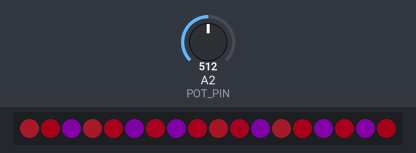
A sketch run on a simulated ATtiny85, built with avr-gcc and run on an emulated ATtiny85. Shown: 18 RGB LEDs in strip order, left to right. The inputs (shaded band) are chosen by the test bench; at power-on: A2 (POT_PIN) = 512. Dim RGB values are drawn brighter than linear; the strip is taken to match the declared colour order; random numbers use the default seed unless the sketch sets one; EEPROM starts erased.

Above: at 1.2 s.
1.3 s: A2 (POT_PIN) set to 6
At 3.17 s:
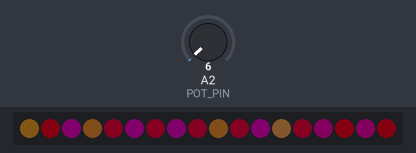
4.3 s: A2 (POT_PIN) set to 122
At 6.48 s:
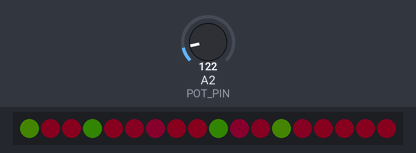
7.2 s: A2 (POT_PIN) set to 306
At 9.79 s:
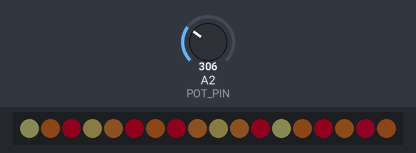
10.2 s: A2 (POT_PIN) set to 245
At 11.89 s:
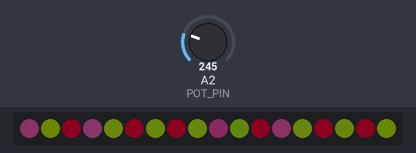
12.6 s: A2 (POT_PIN) set to 0
15.3 s: A2 (POT_PIN) set to 716
At 15.5 s:
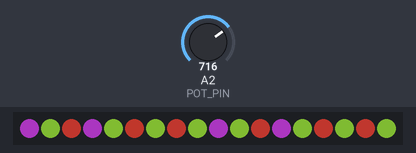
Timing chart, 0 to 18.3 s (numbered marks = the images above; inputs shaded):
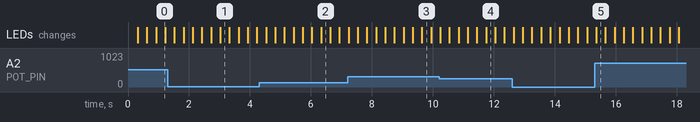

The sketch:

butterfly-fw.ino
```cpp
// (licence header left out)
/*
 * This is the firmware for my butterfly nightlight:
 * https://github.com/ppelleti/butterfly-hw
 *
 * The firmware is meant to run on an ATtiny85 microcontroller,
 * programmed with the Arduino IDE.  Only two pins on the microcontroller
 * are used.  LED_PIN is connected to 18 "NeoPixel" (WS2812) LEDs.
 * POT_PIN is connected to a potentiometer (labeled "POT1" on the back of
 * the butterfly board.)  The potentiometer is used to control the
 * brightness.
 *
 * The firmware produces bands of random color which slowly move outward.
 * The random seed is stored in EEPROM, and is updated each time the
 * program starts, so that the random sequence is different every time.
 *
 * This program requires the Adafruit NeoPixel library:
 * https://github.com/adafruit/Adafruit_NeoPixel
 *
 * and requires support for the ATtiny microcontroller:
 * https://github.com/damellis/attiny
 */

#include <Adafruit_NeoPixel.h>
#include <EEPROM.h>

#define N_LEDS 18
#define LED_PIN 3
#define POT_PIN A2
#define UNUSED_ANALOG_PIN A1

#define DITHERING_BITS 3
#define DITHERING_SHIFT (8 - DITHERING_BITS)

#define FADE_INC 1
#define FADE_BITS 11
#define FADE_MAX ((1 << FADE_BITS) - 1)

#define SEED_ADDR 0

// Interface to NeoPixel LEDs.
Adafruit_NeoPixel strip = Adafruit_NeoPixel(N_LEDS, LED_PIN, NEO_RGB + NEO_KHZ800);

// Four bands of color.  (The three bands displayed are sampled
// in between these four.)
uint8_t colors[4][3];

// Our position (0-FADE_MAX) "in between" the color bands in colors[].
uint16_t fade;

// Incremented by one each refresh.  Used for dithering.
uint8_t dither;

// Gamma correct the potentiometer reading so that halfway is
// about half subjective brightness.  Also, the minimum brightness
// is 8, because less than that doesn't look very good.
const uint8_t PROGMEM pot_gamma[] = {
    8,  8,  8,  8,  8,  8,  8,  8,  8,  8,  8,  8,  8,  8,  8,  8,
    8,  8,  8,  8,  8,  8,  8,  8,  8,  8,  8,  8,  9,  9,  9,  9,
    9,  9,  9,  9,  9,  9,  9,  9,  9,  9, 10, 10, 10, 10, 10, 10,
   10, 10, 11, 11, 11, 11, 11, 11, 12, 12, 12, 12, 12, 13, 13, 13,
   13, 13, 14, 14, 14, 14, 15, 15, 15, 15, 16, 16, 16, 17, 17, 17,
   18, 18, 18, 19, 19, 19, 20, 20, 21, 21, 21, 22, 22, 23, 23, 24,
   24, 24, 25, 25, 26, 26, 27, 28, 28, 29, 29, 30, 30, 31, 31, 32,
   33, 33, 34, 35, 35, 36, 37, 37, 38, 39, 39, 40, 41, 42, 42, 43,
   44, 45, 45, 46, 47, 48, 49, 50, 50, 51, 52, 53, 54, 55, 56, 57,
   58, 59, 60, 61, 62, 63, 64, 65, 66, 67, 68, 69, 70, 72, 73, 74,
   75, 76, 77, 79, 80, 81, 82, 84, 85, 86, 87, 89, 90, 91, 93, 94,
   95, 97, 98,100,101,103,104,106,107,109,110,112,113,115,116,118,
  120,121,123,125,126,128,130,131,133,135,137,138,140,142,144,146,
  148,150,151,153,155,157,159,161,163,165,167,169,171,173,176,178,
  180,182,184,186,189,191,193,195,198,200,202,205,207,209,212,214,
  216,219,221,224,226,229,231,234,236,239,242,244,247,250,252,255 };

void setup() {
  // put your setup code here, to run once:

  strip.begin();
  strip.show(); // Initialize all pixels to 'off'

  pinMode(POT_PIN, INPUT);
  pinMode(UNUSED_ANALOG_PIN, INPUT);

  initialize_seed();

  for (uint8_t i = 0; i < 4; i++) {
    randomColor(colors[i]);
  }
}

void loop() {
  // put your main code here, to run repeatedly:

  uint8_t brightness = pgm_read_byte(&pot_gamma[analogRead(POT_PIN) >> 2]);
  showColors(brightness);
  advance();
}

// Given v (0-255), n1 (0-2), and n2 (0-2), where n1 != n2,
// produce a fully saturated RGB color.
void makeColor(uint8_t v, uint8_t n1, uint8_t n2, uint8_t rgb[3]) {
  uint8_t i;
  for (i = 0; i < 3; i++) {
    rgb[i] = 0;
  }

  rgb[n1] = v;
  rgb[n2] = 255;
}

// Choose a random (but fully saturated) RGB color.
void randomColor(uint8_t rgb[3]) {
  uint8_t v, n1, n2;

  v = random (256);
  n1 = random (3);
  do {
    n2 = random (3);
  } while (n1 == n2);

  makeColor (v, n1, n2, rgb);
}

// Given two color bands rgb1[] and rgb2[], sample in between them and
// put the result in rgb[].
// brightness (0-255) specifies the overall brightness.
// blend (0-FADE_MAX) specifies where in between the two bands to sample
// the color.
void blendColors(uint8_t brightness, uint16_t blend, const uint8_t rgb1[3],
                 const uint8_t rgb2[3], uint16_t rgb[3]) {
  for (uint8_t i = 0; i < 3; i++) {
    uint32_t accum1, accum2;
    accum1 = rgb1[i];
    accum2 = rgb2[i];
    accum1 *= blend;
    accum2 *= (FADE_MAX - blend);
    accum1 += accum2;
    accum1 *= brightness;
    accum1 >>= FADE_BITS;
    rgb[i] = accum1;
  }
}

// Compute three color bands, sampled from in between the four color
// bands in the global variable colors[], and put the result in out[].
// brightness (0-255) specifies the overall brightness.
void computeColors(uint8_t brightness, uint16_t out[3][3]) {
  for (uint8_t i = 0; i < 3; i++) {
    blendColors(brightness, fade, colors[i], colors[i+1], out[i]);
  }
}

// Increment the sampling position between the color bands by
// one.  This increments the global variable fade, but
// when it wraps around, the color bands in the global variable
// colors[] are moved up by one, and a new random color is stored
// in colors[0].
void advance() {
  fade += FADE_INC;

  if (fade > FADE_MAX) {
    for (int8_t i = 2; i >= 0; i--) {
      for (uint8_t j = 0; j < 3; j++) {
        colors[i+1][j] = colors[i][j];
      }
    }

    randomColor(colors[0]);
    fade &= FADE_MAX;
  }

  dither++;
}

// Round a 16-bit number to an 8-bit number, with dithering.
uint8_t handleRounding(uint8_t threshold, uint16_t value) {
  uint8_t hi, lo;
  hi = value >> 8;
  lo = value;
  if (hi < 255 && (lo >> DITHERING_SHIFT) > (threshold >> DITHERING_SHIFT)) {
    return hi + 1;
  } else {
    return hi;
  }
}

// Reverse the bits in a byte.
uint8_t reverse_bits(uint8_t x) {
  x = ((x & 0x55) << 1) | ((x & 0xaa) >> 1);
  x = ((x & 0x33) << 2) | ((x & 0xcc) >> 2);
#ifdef __BUILTIN_AVR_SWAP
  x = __builtin_avr_swap(x);
#else
  x = ((x & 0x0f) << 4) | ((x & 0xf0) >> 4);
#endif
  return x;
}

// Given a pixel number (0-17), writes the specified color to that pixel.
void setColor(uint8_t pixNo, const uint8_t c[3]) {
  strip.setPixelColor(pixNo, strip.Color(c[0], c[1], c[2]));
}

// Given a pixel number (1-18), writes the specified color band from
// result[] to that pixel.
void px(const uint16_t result[3][3], uint8_t pixNo, uint8_t idx) {
  uint8_t c[3];
  uint8_t p0 = pixNo - 1;
  uint8_t threshold = reverse_bits(p0 + dither);
  for (uint8_t i = 0; i < 3; i++) {
    c[i] = handleRounding(threshold, result[idx][i]);
  }
  setColor(p0, c);
}

// Given the contents of the global variables colors[] and fade,
// and the brightness (0-255) passed as an argument, compute the
// colors that should be shown on the LEDs, and then write the colors
// out to the physical LEDs.
void showColors(uint8_t brightness) {
  // The result of sampling three bands of color from in between the
  // four bands in colors[].
  uint16_t result[3][3];

  computeColors(brightness, result);

  px(result,  1, 0);
  px(result,  2, 1);
  px(result,  3, 2);
  px(result,  4, 0);
  px(result,  5, 1);
  px(result,  6, 2);
  px(result,  7, 1);
  px(result,  8, 2);
  px(result,  9, 1);
  px(result, 10, 0);
  px(result, 11, 1);
  px(result, 12, 2);
  px(result, 13, 0);
  px(result, 14, 1);
  px(result, 15, 2);
  px(result, 16, 1);
  px(result, 17, 2);
  px(result, 18, 1);

  strip.show();
}

// Read a couple of analog inputs to get some randomness.
uint32_t get_entropy() {
  uint16_t pot = analogRead(POT_PIN);
  uint16_t x = analogRead(UNUSED_ANALOG_PIN);
  uint32_t ret = pot;
  ret <<= 10;
  ret ^= x;
  return ret;
}

// The 32-bit finalizer from the Murmur3 hash function.
uint32_t murmur3_finalizer(uint32_t h) {
  h ^= h >> 16;
  h *= 0x85ebca6b;
  h ^= h >> 13;
  h *= 0xc2b2ae35;
  h ^= h >> 16;

  return h;
}

// Initialize the random number generator, using the seed stored in
// EEPROM, and some analog inputs.  Then update the seed stored in EEPROM.
void initialize_seed() {
  uint32_t oldSeed, newSeed;

  EEPROM.get(SEED_ADDR, oldSeed);
  newSeed = murmur3_finalizer(oldSeed + get_entropy());

  randomSeed(newSeed);
  EEPROM.put(SEED_ADDR, newSeed);
}
```
